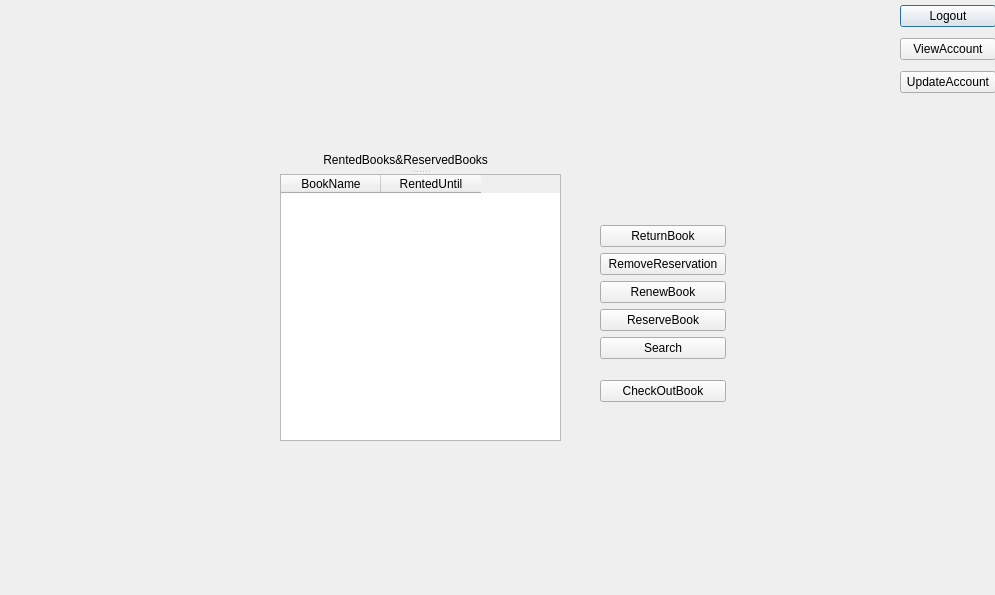
<?xml version="1.0" encoding="UTF-8"?>
<ui version="4.0">
 <class>Window_Member</class>
 <widget class="QDialog" name="Window_Member">
  <property name="geometry">
   <rect>
    <x>0</x>
    <y>0</y>
    <width>995</width>
    <height>595</height>
   </rect>
  </property>
  <property name="windowTitle">
   <string>Dialog</string>
  </property>
  <widget class="QSplitter" name="splitter">
   <property name="geometry">
    <rect>
     <x>280</x>
     <y>150</y>
     <width>281</width>
     <height>291</height>
    </rect>
   </property>
   <property name="orientation">
    <enum>Qt::Vertical</enum>
   </property>
   <widget class="QLabel" name="label_RentedBooks">
    <property name="text">
     <string>             RentedBooks&amp;ReservedBooks</string>
    </property>
   </widget>
   <widget class="QTableWidget" name="tableWidget_RentedBooks">
    <column>
     <property name="text">
      <string>BookName</string>
     </property>
    </column>
    <column>
     <property name="text">
      <string>RentedUntil</string>
     </property>
    </column>
   </widget>
  </widget>
  <widget class="QWidget" name="">
   <property name="geometry">
    <rect>
     <x>900</x>
     <y>0</y>
     <width>96</width>
     <height>100</height>
    </rect>
   </property>
   <layout class="QVBoxLayout" name="verticalLayout_2">
    <item>
     <widget class="QPushButton" name="pushButton_Logout">
      <property name="text">
       <string>Logout</string>
      </property>
     </widget>
    </item>
    <item>
     <widget class="QPushButton" name="pushButton_ViewAccount">
      <property name="text">
       <string>ViewAccount</string>
      </property>
     </widget>
    </item>
    <item>
     <widget class="QPushButton" name="pushButton_UpdateAccount">
      <property name="text">
       <string>UpdateAccount</string>
      </property>
     </widget>
    </item>
   </layout>
  </widget>
  <widget class="QWidget" name="">
   <property name="geometry">
    <rect>
     <x>600</x>
     <y>210</y>
     <width>126</width>
     <height>207</height>
    </rect>
   </property>
   <layout class="QVBoxLayout" name="verticalLayout_3">
    <item>
     <layout class="QVBoxLayout" name="verticalLayout">
      <item>
       <widget class="QPushButton" name="pushButton_ReturnBook">
        <property name="text">
         <string>ReturnBook</string>
        </property>
       </widget>
      </item>
      <item>
       <widget class="QPushButton" name="pushButton_RemoveReservation">
        <property name="text">
         <string>RemoveReservation</string>
        </property>
       </widget>
      </item>
      <item>
       <widget class="QPushButton" name="pushButton_RenewBook">
        <property name="text">
         <string>RenewBook</string>
        </property>
       </widget>
      </item>
      <item>
       <widget class="QPushButton" name="pushButton_ReserveBook">
        <property name="text">
         <string>ReserveBook</string>
        </property>
       </widget>
      </item>
      <item>
       <widget class="QPushButton" name="pushButton_Search">
        <property name="text">
         <string>Search</string>
        </property>
       </widget>
      </item>
     </layout>
    </item>
    <item>
     <widget class="QPushButton" name="pushButton_ChechOutBook">
      <property name="text">
       <string>CheckOutBook</string>
      </property>
     </widget>
    </item>
   </layout>
  </widget>
 </widget>
 <resources/>
 <connections/>
</ui>
